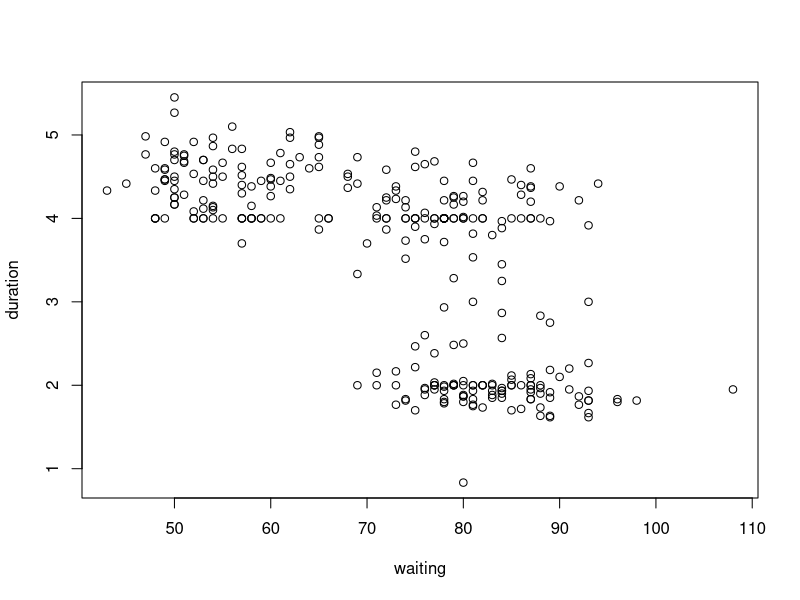
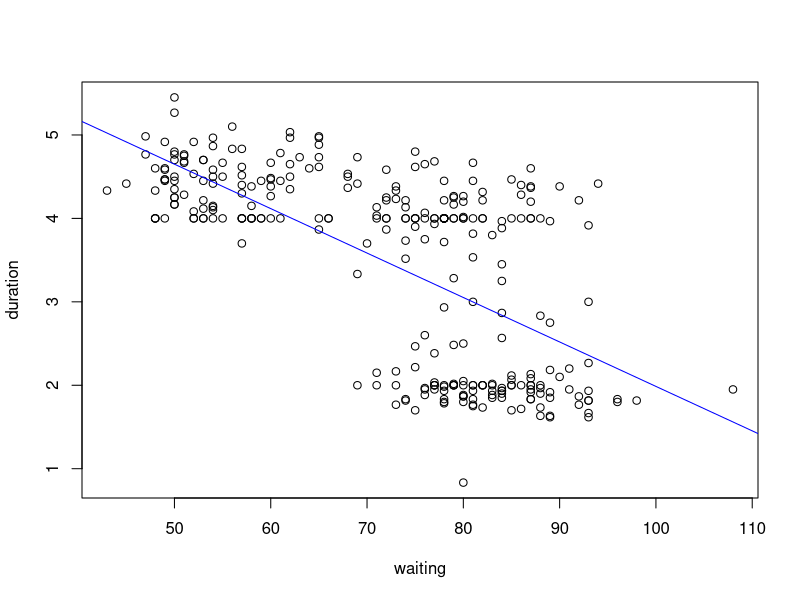
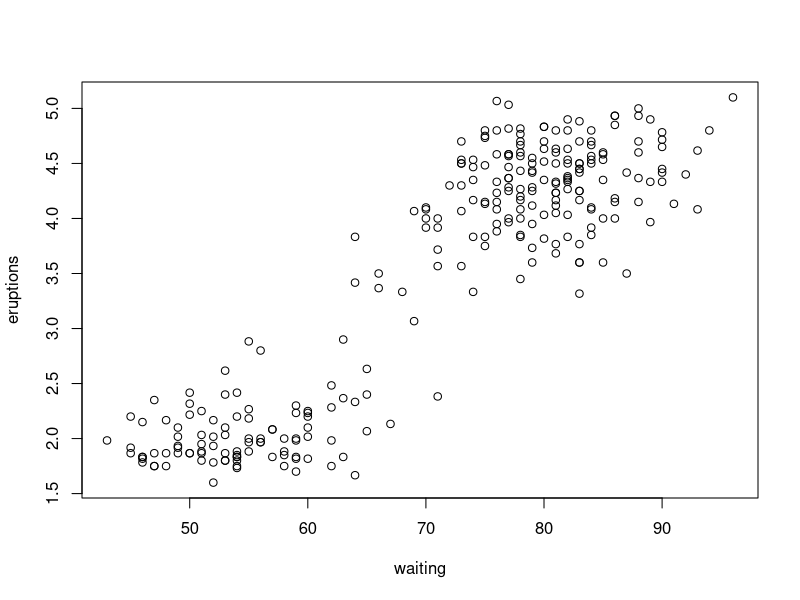
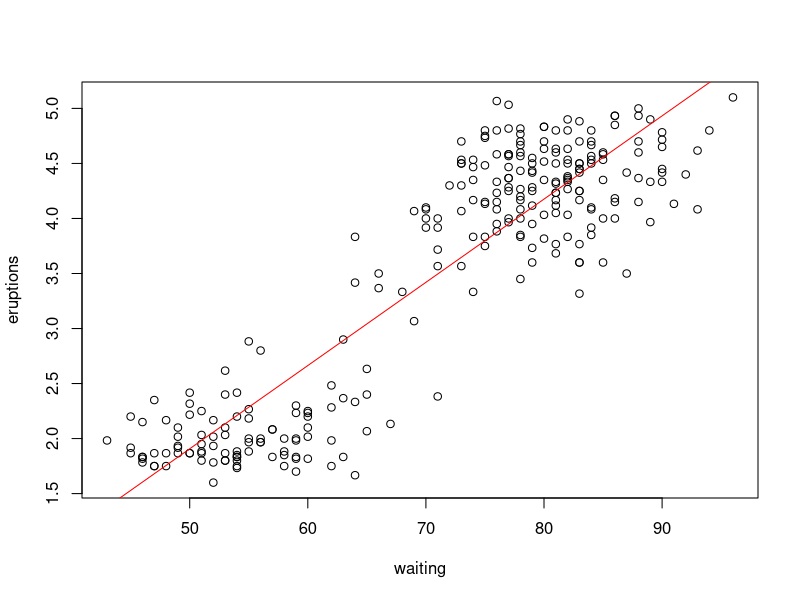

These charts were generated, in order, by the following R code:
library(MASS)


names(geyser)

plot(duration ~ waiting, data = geyser)

model <- lm(duration ~ waiting, data = geyser)

plot(duration ~ waiting, data = geyser)
abline(model, col = "blue")

newdata <- data.frame(waiting = 80)
predict(model, newdata)

library(datasets)

str(faithful)

plot(eruptions ~ waiting, data = faithful)

model <- lm(eruptions ~ waiting, data = faithful)

plot(eruptions ~ waiting, data = faithful)
abline(model, col = "red")

newdata <- data.frame(waiting = 80)
predict(model, newdata)[[1]]